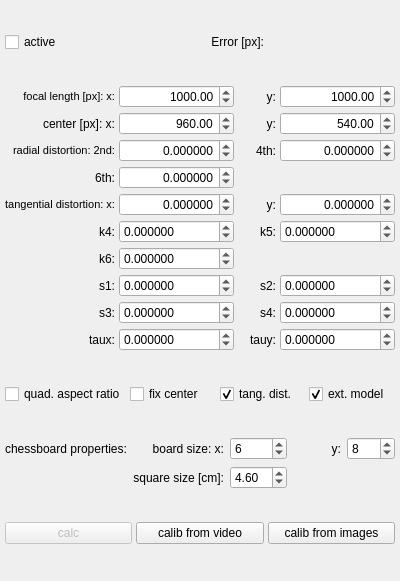
<?xml version="1.0" encoding="UTF-8"?>
<ui version="4.0">
 <class>IntrinsicBox</class>
 <widget class="QWidget" name="IntrinsicBox">
  <property name="geometry">
   <rect>
    <x>0</x>
    <y>0</y>
    <width>400</width>
    <height>581</height>
   </rect>
  </property>
  <property name="sizePolicy">
   <sizepolicy hsizetype="Expanding" vsizetype="Minimum">
    <horstretch>0</horstretch>
    <verstretch>0</verstretch>
   </sizepolicy>
  </property>
  <property name="minimumSize">
   <size>
    <width>300</width>
    <height>0</height>
   </size>
  </property>
  <property name="maximumSize">
   <size>
    <width>16777215</width>
    <height>16777215</height>
   </size>
  </property>
  <property name="focusPolicy">
   <enum>Qt::TabFocus</enum>
  </property>
  <property name="windowTitle">
   <string>GroupBox</string>
  </property>
  <layout class="QVBoxLayout" name="verticalLayout_12">
   <property name="leftMargin">
    <number>5</number>
   </property>
   <property name="topMargin">
    <number>5</number>
   </property>
   <property name="rightMargin">
    <number>5</number>
   </property>
   <property name="bottomMargin">
    <number>5</number>
   </property>
   <item>
    <layout class="QGridLayout" name="gridLayout_9">
     <property name="leftMargin">
      <number>0</number>
     </property>
     <property name="topMargin">
      <number>0</number>
     </property>
     <property name="spacing">
      <number>4</number>
     </property>
     <item row="0" column="0">
      <widget class="QCheckBox" name="intrActive">
       <property name="text">
        <string>active</string>
       </property>
      </widget>
     </item>
     <item row="0" column="1">
      <widget class="QLabel" name="label_intr_error">
       <property name="text">
        <string>Error [px]:</string>
       </property>
       <property name="alignment">
        <set>Qt::AlignRight|Qt::AlignTrailing|Qt::AlignVCenter</set>
       </property>
      </widget>
     </item>
     <item row="0" column="2">
      <widget class="QLabel" name="intrError">
       <property name="text">
        <string/>
       </property>
      </widget>
     </item>
    </layout>
   </item>
   <item>
    <layout class="QGridLayout" name="_2" columnstretch="0,0,0,0">
     <property name="leftMargin">
      <number>0</number>
     </property>
     <property name="topMargin">
      <number>0</number>
     </property>
     <property name="rightMargin">
      <number>0</number>
     </property>
     <property name="bottomMargin">
      <number>0</number>
     </property>
     <property name="spacing">
      <number>4</number>
     </property>
     <item row="0" column="1">
      <widget class="PDoubleSpinBox" name="fx">
       <property name="alignment">
        <set>Qt::AlignRight</set>
       </property>
       <property name="decimals">
        <number>2</number>
       </property>
       <property name="minimum">
        <double>0.000000000000000</double>
       </property>
       <property name="maximum">
        <double>100000.000000000000000</double>
       </property>
       <property name="value">
        <double>1000.000000000000000</double>
       </property>
      </widget>
     </item>
     <item row="6" column="0">
      <widget class="QLabel" name="label_k6">
       <property name="text">
        <string>k6:</string>
       </property>
       <property name="alignment">
        <set>Qt::AlignRight|Qt::AlignTrailing|Qt::AlignVCenter</set>
       </property>
      </widget>
     </item>
     <item row="8" column="2">
      <widget class="QLabel" name="label_s4">
       <property name="text">
        <string>s4:</string>
       </property>
       <property name="alignment">
        <set>Qt::AlignRight|Qt::AlignTrailing|Qt::AlignVCenter</set>
       </property>
      </widget>
     </item>
     <item row="8" column="3">
      <widget class="PDoubleSpinBox" name="s4">
       <property name="decimals">
        <number>6</number>
       </property>
       <property name="minimum">
        <double>-100000.000000000000000</double>
       </property>
       <property name="maximum">
        <double>100000.000000000000000</double>
       </property>
      </widget>
     </item>
     <item row="7" column="3">
      <widget class="PDoubleSpinBox" name="s2">
       <property name="decimals">
        <number>6</number>
       </property>
       <property name="minimum">
        <double>-100000.000000000000000</double>
       </property>
       <property name="maximum">
        <double>100000.000000000000000</double>
       </property>
      </widget>
     </item>
     <item row="1" column="3">
      <widget class="PDoubleSpinBox" name="cy">
       <property name="alignment">
        <set>Qt::AlignRight</set>
       </property>
       <property name="decimals">
        <number>2</number>
       </property>
       <property name="minimum">
        <double>0.000000000000000</double>
       </property>
       <property name="maximum">
        <double>100000.000000000000000</double>
       </property>
       <property name="value">
        <double>540.000000000000000</double>
       </property>
      </widget>
     </item>
     <item row="4" column="1">
      <widget class="PDoubleSpinBox" name="tx">
       <property name="alignment">
        <set>Qt::AlignRight</set>
       </property>
       <property name="decimals">
        <number>6</number>
       </property>
       <property name="minimum">
        <double>-100000.000000000000000</double>
       </property>
       <property name="maximum">
        <double>100000.000000000000000</double>
       </property>
       <property name="singleStep">
        <double>0.001000000000000</double>
       </property>
      </widget>
     </item>
     <item row="1" column="0">
      <widget class="QLabel" name="label_3">
       <property name="layoutDirection">
        <enum>Qt::LeftToRight</enum>
       </property>
       <property name="text">
        <string>center [px]: x:</string>
       </property>
       <property name="alignment">
        <set>Qt::AlignRight|Qt::AlignTrailing|Qt::AlignVCenter</set>
       </property>
       <property name="buddy">
        <cstring>cx</cstring>
       </property>
      </widget>
     </item>
     <item row="2" column="1">
      <widget class="PDoubleSpinBox" name="r2">
       <property name="alignment">
        <set>Qt::AlignRight</set>
       </property>
       <property name="decimals">
        <number>6</number>
       </property>
       <property name="minimum">
        <double>-100000.000000000000000</double>
       </property>
       <property name="maximum">
        <double>100000.000000000000000</double>
       </property>
       <property name="singleStep">
        <double>0.010000000000000</double>
       </property>
      </widget>
     </item>
     <item row="4" column="3">
      <widget class="PDoubleSpinBox" name="ty">
       <property name="alignment">
        <set>Qt::AlignRight</set>
       </property>
       <property name="decimals">
        <number>6</number>
       </property>
       <property name="minimum">
        <double>-100000.000000000000000</double>
       </property>
       <property name="maximum">
        <double>100000.000000000000000</double>
       </property>
       <property name="singleStep">
        <double>0.001000000000000</double>
       </property>
      </widget>
     </item>
     <item row="2" column="2">
      <widget class="QLabel" name="label_6">
       <property name="text">
        <string>4th:</string>
       </property>
       <property name="alignment">
        <set>Qt::AlignRight|Qt::AlignTrailing|Qt::AlignVCenter</set>
       </property>
       <property name="buddy">
        <cstring>r4</cstring>
       </property>
      </widget>
     </item>
     <item row="4" column="0">
      <widget class="QLabel" name="label_7">
       <property name="font">
        <font>
         <pointsize>8</pointsize>
        </font>
       </property>
       <property name="layoutDirection">
        <enum>Qt::LeftToRight</enum>
       </property>
       <property name="text">
        <string>tangential distortion: x:</string>
       </property>
       <property name="alignment">
        <set>Qt::AlignRight|Qt::AlignTrailing|Qt::AlignVCenter</set>
       </property>
       <property name="buddy">
        <cstring>tx</cstring>
       </property>
      </widget>
     </item>
     <item row="8" column="1">
      <widget class="PDoubleSpinBox" name="s3">
       <property name="decimals">
        <number>6</number>
       </property>
       <property name="minimum">
        <double>-100000.000000000000000</double>
       </property>
       <property name="maximum">
        <double>100000.000000000000000</double>
       </property>
      </widget>
     </item>
     <item row="2" column="3">
      <widget class="PDoubleSpinBox" name="r4">
       <property name="alignment">
        <set>Qt::AlignRight</set>
       </property>
       <property name="decimals">
        <number>6</number>
       </property>
       <property name="minimum">
        <double>-100000.000000000000000</double>
       </property>
       <property name="maximum">
        <double>100000.000000000000000</double>
       </property>
       <property name="singleStep">
        <double>0.010000000000000</double>
       </property>
      </widget>
     </item>
     <item row="1" column="2">
      <widget class="QLabel" name="label_4">
       <property name="text">
        <string>y:</string>
       </property>
       <property name="alignment">
        <set>Qt::AlignRight|Qt::AlignTrailing|Qt::AlignVCenter</set>
       </property>
       <property name="buddy">
        <cstring>cy</cstring>
       </property>
      </widget>
     </item>
     <item row="7" column="2">
      <widget class="QLabel" name="label_s2">
       <property name="text">
        <string>s2:</string>
       </property>
       <property name="alignment">
        <set>Qt::AlignRight|Qt::AlignTrailing|Qt::AlignVCenter</set>
       </property>
      </widget>
     </item>
     <item row="6" column="1">
      <widget class="PDoubleSpinBox" name="k6">
       <property name="decimals">
        <number>6</number>
       </property>
       <property name="minimum">
        <double>-100000.000000000000000</double>
       </property>
       <property name="maximum">
        <double>100000.000000000000000</double>
       </property>
      </widget>
     </item>
     <item row="1" column="1">
      <widget class="PDoubleSpinBox" name="cx">
       <property name="alignment">
        <set>Qt::AlignRight</set>
       </property>
       <property name="decimals">
        <number>2</number>
       </property>
       <property name="minimum">
        <double>0.000000000000000</double>
       </property>
       <property name="maximum">
        <double>100000.000000000000000</double>
       </property>
       <property name="value">
        <double>960.000000000000000</double>
       </property>
      </widget>
     </item>
     <item row="0" column="0">
      <widget class="QLabel" name="label">
       <property name="font">
        <font>
         <pointsize>8</pointsize>
        </font>
       </property>
       <property name="layoutDirection">
        <enum>Qt::LeftToRight</enum>
       </property>
       <property name="text">
        <string>focal length [px]: x:</string>
       </property>
       <property name="scaledContents">
        <bool>false</bool>
       </property>
       <property name="alignment">
        <set>Qt::AlignRight|Qt::AlignTrailing|Qt::AlignVCenter</set>
       </property>
       <property name="buddy">
        <cstring>fx</cstring>
       </property>
      </widget>
     </item>
     <item row="0" column="2">
      <widget class="QLabel" name="label_2">
       <property name="text">
        <string>y:</string>
       </property>
       <property name="alignment">
        <set>Qt::AlignRight|Qt::AlignTrailing|Qt::AlignVCenter</set>
       </property>
       <property name="buddy">
        <cstring>fy</cstring>
       </property>
      </widget>
     </item>
     <item row="0" column="3">
      <widget class="PDoubleSpinBox" name="fy">
       <property name="alignment">
        <set>Qt::AlignRight</set>
       </property>
       <property name="decimals">
        <number>2</number>
       </property>
       <property name="minimum">
        <double>0.000000000000000</double>
       </property>
       <property name="maximum">
        <double>100000.000000000000000</double>
       </property>
       <property name="value">
        <double>1000.000000000000000</double>
       </property>
      </widget>
     </item>
     <item row="7" column="1">
      <widget class="PDoubleSpinBox" name="s1">
       <property name="decimals">
        <number>6</number>
       </property>
       <property name="minimum">
        <double>-100000.000000000000000</double>
       </property>
       <property name="maximum">
        <double>100000.000000000000000</double>
       </property>
      </widget>
     </item>
     <item row="8" column="0">
      <widget class="QLabel" name="label_s3">
       <property name="text">
        <string>s3:</string>
       </property>
       <property name="alignment">
        <set>Qt::AlignRight|Qt::AlignTrailing|Qt::AlignVCenter</set>
       </property>
      </widget>
     </item>
     <item row="2" column="0">
      <widget class="QLabel" name="label_5">
       <property name="font">
        <font>
         <pointsize>8</pointsize>
        </font>
       </property>
       <property name="layoutDirection">
        <enum>Qt::LeftToRight</enum>
       </property>
       <property name="text">
        <string>radial distortion: 2nd:</string>
       </property>
       <property name="alignment">
        <set>Qt::AlignRight|Qt::AlignTrailing|Qt::AlignVCenter</set>
       </property>
       <property name="buddy">
        <cstring>r2</cstring>
       </property>
      </widget>
     </item>
     <item row="5" column="0">
      <widget class="QLabel" name="label_k4">
       <property name="text">
        <string>k4:</string>
       </property>
       <property name="alignment">
        <set>Qt::AlignRight|Qt::AlignTrailing|Qt::AlignVCenter</set>
       </property>
      </widget>
     </item>
     <item row="5" column="2">
      <widget class="QLabel" name="label_k5">
       <property name="text">
        <string>k5:</string>
       </property>
       <property name="alignment">
        <set>Qt::AlignRight|Qt::AlignTrailing|Qt::AlignVCenter</set>
       </property>
      </widget>
     </item>
     <item row="7" column="0">
      <widget class="QLabel" name="label_s1">
       <property name="text">
        <string>s1:</string>
       </property>
       <property name="alignment">
        <set>Qt::AlignRight|Qt::AlignTrailing|Qt::AlignVCenter</set>
       </property>
      </widget>
     </item>
     <item row="3" column="0" alignment="Qt::AlignRight">
      <widget class="QLabel" name="label_64">
       <property name="layoutDirection">
        <enum>Qt::LeftToRight</enum>
       </property>
       <property name="text">
        <string>6th:</string>
       </property>
       <property name="alignment">
        <set>Qt::AlignRight|Qt::AlignTrailing|Qt::AlignVCenter</set>
       </property>
       <property name="buddy">
        <cstring>r2</cstring>
       </property>
      </widget>
     </item>
     <item row="5" column="3">
      <widget class="PDoubleSpinBox" name="k5">
       <property name="decimals">
        <number>6</number>
       </property>
       <property name="minimum">
        <double>-100000.000000000000000</double>
       </property>
       <property name="maximum">
        <double>100000.000000000000000</double>
       </property>
      </widget>
     </item>
     <item row="5" column="1">
      <widget class="PDoubleSpinBox" name="k4">
       <property name="decimals">
        <number>6</number>
       </property>
       <property name="minimum">
        <double>-100000.000000000000000</double>
       </property>
       <property name="maximum">
        <double>100000.000000000000000</double>
       </property>
      </widget>
     </item>
     <item row="3" column="1">
      <widget class="PDoubleSpinBox" name="r6">
       <property name="alignment">
        <set>Qt::AlignRight</set>
       </property>
       <property name="decimals">
        <number>6</number>
       </property>
       <property name="minimum">
        <double>-100000.000000000000000</double>
       </property>
       <property name="maximum">
        <double>100000.000000000000000</double>
       </property>
       <property name="singleStep">
        <double>0.010000000000000</double>
       </property>
      </widget>
     </item>
     <item row="4" column="2">
      <widget class="QLabel" name="label_8">
       <property name="text">
        <string>y:</string>
       </property>
       <property name="alignment">
        <set>Qt::AlignRight|Qt::AlignTrailing|Qt::AlignVCenter</set>
       </property>
       <property name="buddy">
        <cstring>ty</cstring>
       </property>
      </widget>
     </item>
     <item row="9" column="0">
      <widget class="QLabel" name="label_taux">
       <property name="text">
        <string>taux:</string>
       </property>
       <property name="alignment">
        <set>Qt::AlignRight|Qt::AlignTrailing|Qt::AlignVCenter</set>
       </property>
      </widget>
     </item>
     <item row="9" column="2">
      <widget class="QLabel" name="label_tauy">
       <property name="text">
        <string>tauy:</string>
       </property>
       <property name="alignment">
        <set>Qt::AlignRight|Qt::AlignTrailing|Qt::AlignVCenter</set>
       </property>
      </widget>
     </item>
     <item row="9" column="1">
      <widget class="PDoubleSpinBox" name="taux">
       <property name="decimals">
        <number>6</number>
       </property>
       <property name="minimum">
        <double>-100000.000000000000000</double>
       </property>
       <property name="maximum">
        <double>100000.000000000000000</double>
       </property>
      </widget>
     </item>
     <item row="9" column="3">
      <widget class="PDoubleSpinBox" name="tauy">
       <property name="decimals">
        <number>6</number>
       </property>
       <property name="minimum">
        <double>-100000.000000000000000</double>
       </property>
       <property name="maximum">
        <double>100000.000000000000000</double>
       </property>
      </widget>
     </item>
    </layout>
   </item>
   <item>
    <layout class="QGridLayout" name="_3">
     <property name="leftMargin">
      <number>0</number>
     </property>
     <property name="topMargin">
      <number>0</number>
     </property>
     <property name="rightMargin">
      <number>0</number>
     </property>
     <property name="bottomMargin">
      <number>0</number>
     </property>
     <property name="spacing">
      <number>4</number>
     </property>
     <item row="0" column="2">
      <widget class="QCheckBox" name="tangDist">
       <property name="text">
        <string>tang. dist.</string>
       </property>
       <property name="checked">
        <bool>true</bool>
       </property>
      </widget>
     </item>
     <item row="0" column="0">
      <widget class="QCheckBox" name="quadAspectRatio">
       <property name="text">
        <string>quad. aspect ratio</string>
       </property>
      </widget>
     </item>
     <item row="0" column="1">
      <widget class="QCheckBox" name="fixCenter">
       <property name="text">
        <string>fix center</string>
       </property>
      </widget>
     </item>
     <item row="0" column="3">
      <widget class="QCheckBox" name="extModelCheckBox">
       <property name="toolTip">
        <string>Perform calibration with extended parameter set (14 instead of 5)</string>
       </property>
       <property name="text">
        <string>ext. model</string>
       </property>
       <property name="checked">
        <bool>true</bool>
       </property>
      </widget>
     </item>
    </layout>
   </item>
   <item>
    <layout class="QGridLayout" name="ChessboardPropertiesLayout">
     <item row="4" column="1">
      <widget class="QLabel" name="squareSizeLabel">
       <property name="text">
        <string>square size [cm]:</string>
       </property>
       <property name="alignment">
        <set>Qt::AlignRight|Qt::AlignTrailing|Qt::AlignVCenter</set>
       </property>
      </widget>
     </item>
     <item row="3" column="0">
      <widget class="QLabel" name="chessboardProperties">
       <property name="text">
        <string>chessboard properties:</string>
       </property>
      </widget>
     </item>
     <item row="3" column="1">
      <widget class="QLabel" name="boardSizeXLabel">
       <property name="text">
        <string>board size: x:</string>
       </property>
       <property name="alignment">
        <set>Qt::AlignRight|Qt::AlignTrailing|Qt::AlignVCenter</set>
       </property>
      </widget>
     </item>
     <item row="4" column="2">
      <widget class="PDoubleSpinBox" name="squareSize">
       <property name="singleStep">
        <double>0.100000000000000</double>
       </property>
       <property name="value">
        <double>4.600000000000000</double>
       </property>
      </widget>
     </item>
     <item row="3" column="3">
      <widget class="QLabel" name="boardSizeYLabel">
       <property name="text">
        <string>y:</string>
       </property>
       <property name="alignment">
        <set>Qt::AlignRight|Qt::AlignTrailing|Qt::AlignVCenter</set>
       </property>
      </widget>
     </item>
     <item row="3" column="2">
      <widget class="PSpinBox" name="boardSizeX">
       <property name="toolTip">
        <string>Number of inner corners in a row</string>
       </property>
       <property name="value">
        <number>6</number>
       </property>
      </widget>
     </item>
     <item row="3" column="4">
      <widget class="PSpinBox" name="boardSizeY">
       <property name="toolTip">
        <string>Number of inner corners in a column</string>
       </property>
       <property name="value">
        <number>8</number>
       </property>
      </widget>
     </item>
    </layout>
   </item>
   <item>
    <layout class="QGridLayout" name="_4">
     <property name="leftMargin">
      <number>0</number>
     </property>
     <property name="topMargin">
      <number>0</number>
     </property>
     <property name="rightMargin">
      <number>0</number>
     </property>
     <property name="bottomMargin">
      <number>0</number>
     </property>
     <property name="spacing">
      <number>4</number>
     </property>
     <item row="0" column="2">
      <widget class="QPushButton" name="calibFiles">
       <property name="text">
        <string>calib from images</string>
       </property>
      </widget>
     </item>
     <item row="0" column="0">
      <widget class="QPushButton" name="intrCalc">
       <property name="enabled">
        <bool>false</bool>
       </property>
       <property name="text">
        <string>calc</string>
       </property>
      </widget>
     </item>
     <item row="0" column="1">
      <widget class="QPushButton" name="calibVideo">
       <property name="text">
        <string>calib from video</string>
       </property>
      </widget>
     </item>
    </layout>
   </item>
  </layout>
 </widget>
 <customwidgets>
  <customwidget>
   <class>PSpinBox</class>
   <extends>QSpinBox</extends>
   <header>pspinbox.h</header>
  </customwidget>
  <customwidget>
   <class>PDoubleSpinBox</class>
   <extends>QDoubleSpinBox</extends>
   <header>pdoublespinbox.h</header>
  </customwidget>
 </customwidgets>
 <tabstops>
  <tabstop>intrActive</tabstop>
  <tabstop>fx</tabstop>
  <tabstop>fy</tabstop>
  <tabstop>cx</tabstop>
  <tabstop>cy</tabstop>
  <tabstop>r2</tabstop>
  <tabstop>r4</tabstop>
  <tabstop>r6</tabstop>
  <tabstop>tx</tabstop>
  <tabstop>ty</tabstop>
  <tabstop>k4</tabstop>
  <tabstop>k5</tabstop>
  <tabstop>k6</tabstop>
  <tabstop>s1</tabstop>
  <tabstop>s2</tabstop>
  <tabstop>s3</tabstop>
  <tabstop>s4</tabstop>
  <tabstop>taux</tabstop>
  <tabstop>tauy</tabstop>
  <tabstop>quadAspectRatio</tabstop>
  <tabstop>fixCenter</tabstop>
  <tabstop>tangDist</tabstop>
  <tabstop>extModelCheckBox</tabstop>
  <tabstop>boardSizeX</tabstop>
  <tabstop>boardSizeY</tabstop>
  <tabstop>squareSize</tabstop>
  <tabstop>intrCalc</tabstop>
  <tabstop>calibVideo</tabstop>
  <tabstop>calibFiles</tabstop>
 </tabstops>
 <resources/>
 <connections/>
</ui>
